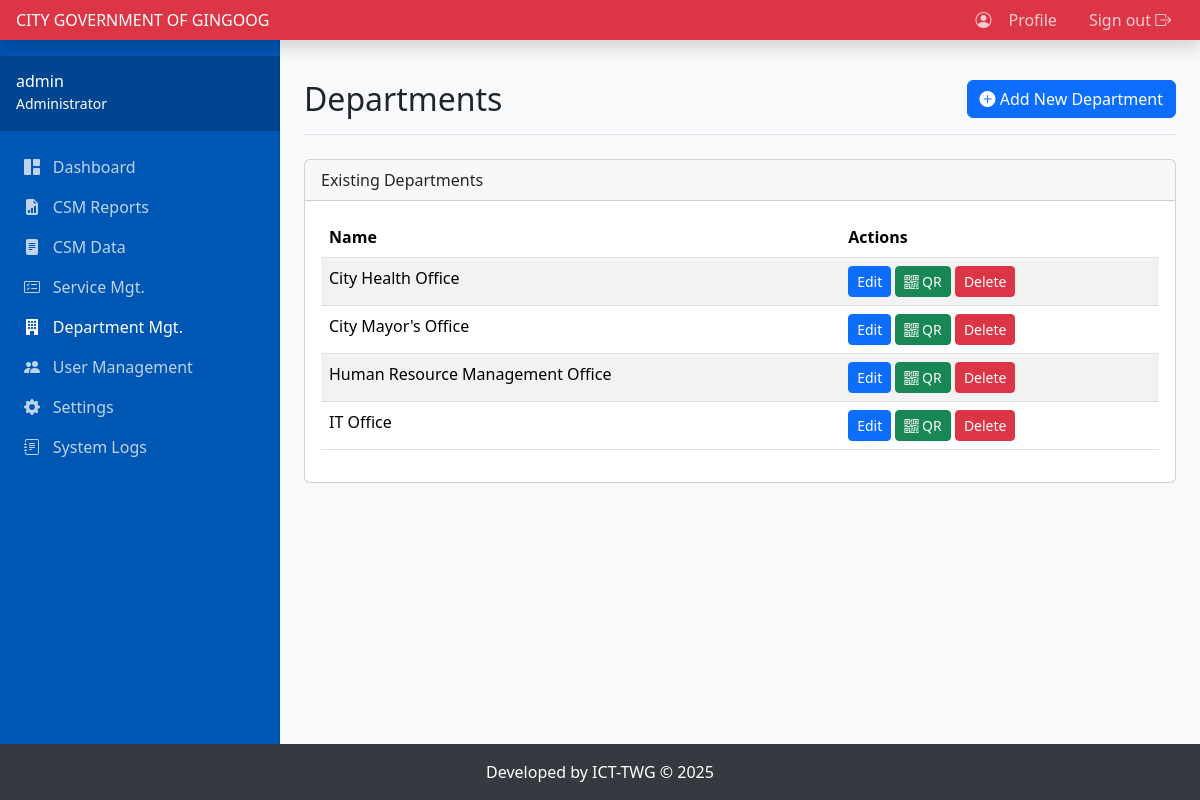
/httpdocs/admin.php?page=departments (signed in), run on the app's committed database.
### tables this page shows
CREATE TABLE `departments` (
  `id` int(11) NOT NULL,
  `name` varchar(255) NOT NULL
);

### httpdocs/includes.php (called while the page is built, shortened)
<?php
try {
    $temp_pdo = new PDO("mysql:host=" . DB_HOST . ";dbname=" . DB_NAME, DB_USER, DB_PASS);
    $temp_pdo->setAttribute(PDO::ATTR_ERRMODE, PDO::ERRMODE_EXCEPTION);
    $stmt = $temp_pdo->query("SELECT setting_name, setting_value FROM settings");
    $CONFIG = [];
    while ($row = $stmt->fetch(PDO::FETCH_ASSOC)) {
        $CONFIG[$row['setting_name']] = $row['setting_value'];
    }
} catch (PDOException $e) {
    $CONFIG = [
        'agency_name' => 'CITY GOVERNMENT OF GINGOOG',
        'province_name' => 'Misamis Oriental',
        'region_name' => 'Region X',
        'agency_logo' => 'default_logo.png',
        'password_complexity' => 'medium',
        'timezone' => 'Asia/Manila'
    ];
}
$CONFIG['recaptcha_enabled'] = true;
$CONFIG['recaptcha_site_key'] = '6Lfp14QrAAAAAKr2EXbD4bAVoeqUo7YZUdYFY-k0';
$CONFIG['recaptcha_secret_key'] = '6Lfp14QrAAAAANOObkBczmPS2NXUKbtnudkfvynD';
function is_admin() {
    return isset($_SESSION['role']) && $_SESSION['role'] === 'admin';
}
function e($string) {
    return htmlspecialchars($string, ENT_QUOTES, 'UTF-8');
}
?>

### httpdocs/admin.php (the view, shortened to what this page needs)
<?php
require_once 'includes.php';
    ?>
    <?php
$page = isset($_GET['page']) ? $_GET['page'] : 'dashboard';
?>
<!DOCTYPE html>
<html lang="en" class="h-100">
<head>
    <link href="https://cdn.jsdelivr.net/npm/bootstrap@5.3.3/dist/css/bootstrap.min.css" rel="stylesheet">
    <link rel="stylesheet" type="text/css" href="https://cdn.jsdelivr.net/npm/daterangepicker/daterangepicker.css" />
    <link rel="stylesheet" href="https://cdn.jsdelivr.net/npm/bootstrap-icons@1.11.3/font/bootstrap-icons.min.css">
</head>
<body>
    <header class="navbar navbar-dark fixed-top bg-danger flex-md-nowrap p-0 shadow">
        <a class="navbar-brand col-md-3 col-lg-2 me-0 px-3 fs-6" style="width: var(--sidebar-width);" href="admin.php"><?php echo e($CONFIG['agency_name']); ?></a>
        <div class="navbar-nav ms-auto flex-row">
            <div class="nav-item text-nowrap">
                <button type="button" class="nav-link px-3 btn btn-link" data-bs-toggle="modal" data-bs-target="#changePasswordModal"><i class="bi bi-person-circle"></i> Profile</button>
            </div>
            <div class="nav-item text-nowrap"><a class="nav-link px-3" href="admin.php?action=logout">Sign out <i class="bi bi-box-arrow-right"></i></a></div>
        </div>
    </header>
    <nav id="sidebarMenu" class="d-md-block sidebar collapse">
        <div class="sidebar-header text-white">
            <h6 class="mb-0"><?php echo e($_SESSION['username']); ?></h6>
            <?php
            if (!is_admin()) {
                $dept_name_stmt = $pdo->prepare("SELECT name FROM departments WHERE id = ?");
                $dept_name_stmt->execute([$_SESSION['department_id']]);
                echo '<small>' . e($dept_name_stmt->fetchColumn()) . '</small>';
            } else {
                echo '<small>Administrator</small>';
            }
            ?>
        </div>
        <div class="sidebar-sticky pt-3">
            <ul class="nav flex-column">
                <li class="nav-item"><a class="nav-link <?php if($page=='dashboard') echo 'active';?>" href="admin.php?page=dashboard"><i class="bi bi-grid-1x2-fill"></i>Dashboard</a></li>
                <li class="nav-item"><a class="nav-link <?php if($page=='reports') echo 'active';?>" href="admin.php?page=reports"><i class="bi bi-file-earmark-bar-graph-fill"></i>CSM Reports</a></li>
                <li class="nav-item"><a class="nav-link <?php if($page=='csmform') echo 'active';?>" href="admin.php?page=csmform"><i class="bi bi-file-text-fill"></i>CSM Data</a></li>
                <li class="nav-item"><a class="nav-link <?php if($page=='services') echo 'active';?>" href="admin.php?page=services"><i class="bi bi-card-checklist"></i>Service Mgt.</a></li>
                <?php if (is_admin()): ?>
                <li class="nav-item"><a class="nav-link <?php if($page=='departments') echo 'active';?>" href="admin.php?page=departments"><i class="bi bi-building-fill"></i>Department Mgt.</a></li>
                <li class="nav-item"><a class="nav-link <?php if($page=='users') echo 'active';?>" href="admin.php?page=users"><i class="bi bi-people-fill"></i>User Management</a></li>
                <li class="nav-item"><a class="nav-link <?php if($page=='settings') echo 'active';?>" href="admin.php?page=settings"><i class="bi bi-gear-fill"></i>Settings</a></li>
                <li class="nav-item"><a class="nav-link <?php if($page=='logs') echo 'active';?>" href="admin.php?page=logs"><i class="bi bi-journal-text"></i>System Logs</a></li>
                <?php endif; ?>
            </ul>
        </div>
    </nav>
    <main class="main-content">
        <div class="page-header d-flex justify-content-between align-items-center">
            <h1 class="h2 mb-0"><?php echo e(ucfirst(str_replace('_', ' ', $page))); ?></h1>
            <?php
            if(in_array($page, ['services', 'departments', 'users'])) {
                if($page == 'services' || is_admin()){
                    echo '<button type="button" class="btn btn-primary add-new-btn" data-bs-toggle="modal" data-bs-target="#'.$page.'Modal"><i class="bi bi-plus-circle-fill"></i> Add New '.ucfirst(substr($page, 0, -1)).'</button>';
                }
            }
            ?>
        </div>
        <?php
        switch ($page) {
                ?>
                <?php
            case 'departments':
                if(is_admin()) {
                    $departments = $pdo->query("SELECT * FROM departments ORDER BY name")->fetchAll(PDO::FETCH_ASSOC);
                    ?>
                    <div class="card"><div class="card-header">Existing Departments</div><div class="card-body"><div class="table-responsive"><table class="table table-striped"><thead><tr><th>Name</th><th>Actions</th></tr></thead><tbody>
                    <?php foreach($departments as $dept): ?>
                    <tr><td><?php echo e($dept['name']); ?></td><td>
                    <button class="btn btn-sm btn-primary edit-dept-btn" data-bs-toggle="modal" data-bs-target="#departmentsModal" data-id="<?php echo $dept['id'];?>" data-name="<?php echo e($dept['name']);?>">Edit</button>
                    <button class="btn btn-sm btn-success generate-qr-btn" data-bs-toggle="modal" data-bs-target="#qrCodeModal" data-dept-id="<?php echo $dept['id'];?>" data-dept-name="<?php echo e($dept['name']);?>"><i class="bi bi-qr-code"></i> QR</button>
                    <form action="admin.php?page=departments" method="POST" class="d-inline" onsubmit="return confirm('Are you sure?');"><input type="hidden" name="department_id" value="<?php echo $dept['id']; ?>"><button type="submit" name="delete_department" class="btn btn-sm btn-danger">Delete</button></form>
                    </td></tr><?php endforeach; ?></tbody></table></div></div></div>
                    <?php
                } else { echo '<div class="alert alert-danger">Access Denied.</div>'; }
                break;
                    ?>
                <?php
        }
        ?>
    </main>
    <?php include 'footer.php'; ?>
</body>
</html>

### httpdocs/admin.php (style rules this page uses)
:root { --sidebar-width: 280px; }
body { background-color: #f8f9fa; padding-top: 56px; padding-bottom: 56px; }
.sidebar { position: fixed; top: 0; bottom: 0; left: 0; z-index: 100; width: var(--sidebar-width); padding: 0; box-shadow: inset -1px 0 0 rgba(0, 0, 0, .1); background-color: #0056b3; }
.sidebar-header { padding: 1rem; background-color: rgba(0,0,0,0.2); margin-top: 56px; }
.sidebar-sticky { height: calc(100vh - 56px); overflow-y: auto; }
.main-content { margin-left: var(--sidebar-width); padding: 1.5rem; }
.nav-link { color: rgba(255,255,255,.75); padding-left: 1.5em; }
.nav-link .bi { margin-right: 0.8em; }
.nav-link.active, .nav-link:hover { color: #fff; }
.navbar { z-index: 101; }
.page-header { margin-bottom: 1.5rem; border-bottom: 1px solid #dee2e6; padding-bottom: 1rem; }

### data on the page
departments: name "City Health Office"
departments: name "City Mayor's Office"
departments: name "Human Resource Management Office"
departments: name "IT Office"

### other printed values
$CONFIG['agency_name'] "CITY GOVERNMENT OF GINGOOG"
$_SESSION['username'] "admin"
str_replace('_', ' ', $page) "Departments"
substr($page, 0, -1) "Department"
